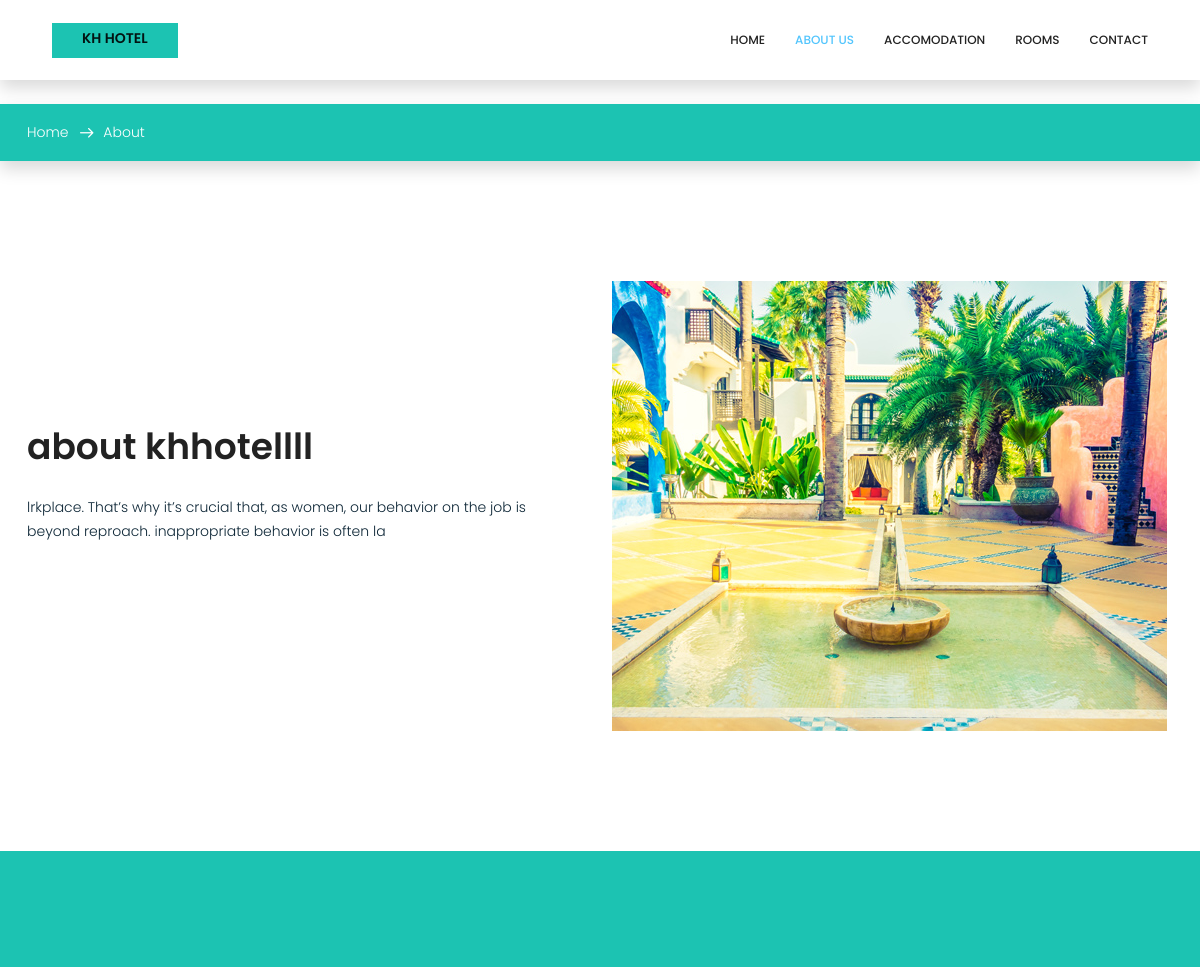
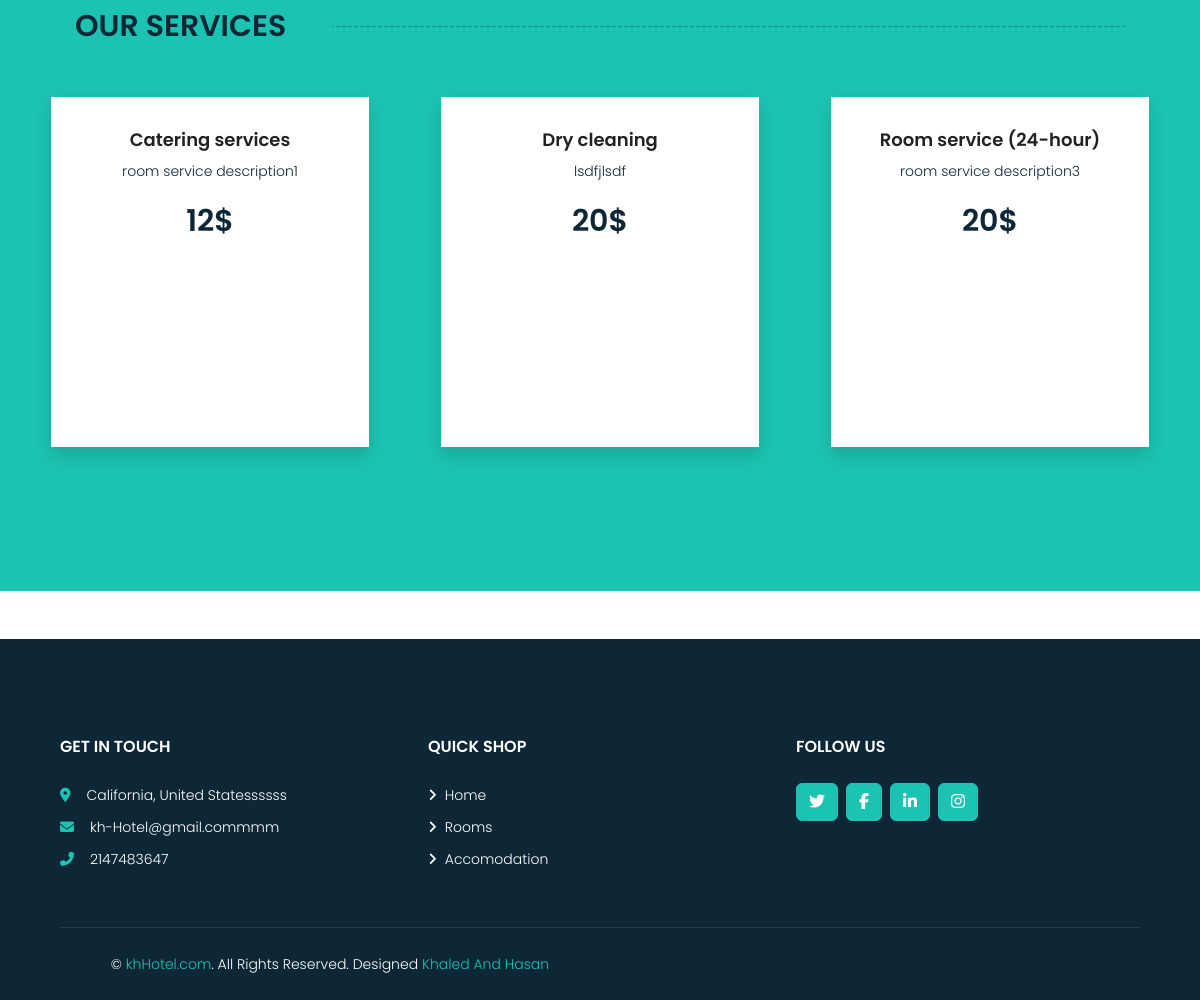
The page /hotel/about.php on the database its author committed (2 pictures, top to bottom).
### tables this page shows
CREATE TABLE `aboutus` (
  `about_id` int(10) UNSIGNED NOT NULL,
  `about_image` varchar(255) NOT NULL,
  `about_title` varchar(255) NOT NULL,
  `about_description` varchar(255) NOT NULL
);

CREATE TABLE `services` (
  `service_id` int(10) UNSIGNED NOT NULL,
  `room_id` int(10) UNSIGNED NOT NULL,
  `service_name` varchar(255) NOT NULL,
  `service_description` varchar(255) NOT NULL,
  `service_price` int(11) NOT NULL
);

CREATE TABLE `footer` (
  `footer_id` int(10) UNSIGNED NOT NULL,
  `address` varchar(255) NOT NULL,
  `email` varchar(255) NOT NULL,
  `phone_number` int(25) NOT NULL
);

### hotel/about.php (the view, shortened to what this page needs)
<?php
require('common/header.php');
?>
<?php
require('../connect.php');
$sql_about = "SELECT * from aboutus";
$result_about = $conn->query($sql_about);
$about = $result_about->fetch_assoc();
$sql_services = "SELECT * from services";
$result_services = $conn->query($sql_services);
$services = $result_services->fetch_all(MYSQLI_ASSOC);
$sql_footer = "SELECT * from footer";
$result_footer = $conn->query($sql_footer);
$footer = $result_footer->fetch_all(MYSQLI_ASSOC);
?>
<body>
    <?php require('common/navbar.php'); ?>
    <section class="breadcrumb_area mt-4 shadow">
        <div class="container">
            <ol class="breadcrumb mt-3">
                <li><a href="index.php">Home</a></li>
                <li class="active">About</li>
            </ol>
        </div>
    </section>
    <section class="about_history_area section_gap">
        <div class="container">
            <div class="row">
                <div class="col-md-6 d_flex align-items-center">
                    <div class="about_content ">
                        <h2 class="title title_color"><?php echo $about['about_title'] ?></h2>
                        <p><?php echo $about['about_description'] ?></p>
                    </div>
                </div>
                <div class="col-md-6">
                    <img class="img-fluid" src="../img/about/<?php echo $about['about_image'] ?>" alt="img">
                </div>
            </div>
        </div>
    </section>
    <section class="testimonial_area section_gap mb-4" style="background-color: #1cc3b2;">
        <div class="container">
            <h2 class="section-title position-relative text-uppercase mx-xl-5 mb-4">
                <span class="pr-3">Our Services</span>
                <hr>
            </h2>
            <div id="testimonialCarousel" class="carousel slide" data-bs-ride="carousel">
                <div class="carousel-inner">
                    <?php
                    $serviceChunks = array_chunk($services, 3);
                    foreach ($serviceChunks as $k => $serviceChunk) { ?>
                        <div class="carousel-item <?php echo $k === 0 ? 'active' : ''; ?> ">
                            <div class="row">
                                <?php foreach ($serviceChunk as $ser) { ?>
                                    <div class="col-lg-4 ">
                                        <div class="media testimonial_item">
                                            <div class="media-body shadow m-4 p-4 bg-white text-center" style="min-height: 350px;">
                                                <h4 class="sec_h4"><?php echo $ser['service_name'] ?></h4>
                                                <p><?php echo $ser['service_description'] ?></p>
                                                <h2><?php echo $ser['service_price'] ?>$</h2>
                                            </div>
                                        </div>
                                    </div>
                                <?php } ?>
                            </div>
                        </div>
                    <?php } ?>
                </div>
                <button class="carousel-control-prev" style="color: white;" type="button" data-bs-target="#testimonialCarousel" data-bs-slide="prev">
                    <span class="carousel-control-prev-icon" aria-hidden="true"></span>
                </button>
                <button class="carousel-control-next" style="color: white;" type="button" data-bs-target="#testimonialCarousel" data-bs-slide="next">
                    <span class="carousel-control-next-icon" aria-hidden="true"></span>
                </button>
            </div>
        </div>
    </section>
    <?php require('common/footer.php'); ?>
</body>
</html>

### hotel/common/footer.php
<div class="container-fluid  mt-5 pt-5" style="background-color: #0e2737;">
    <div class="row px-xl-5 pt-5">
        <div class="col-lg-4 col-md-12 mb-5 pr-3 pr-xl-5" style="color: white !important;">
            <h5 class=" text-uppercase mb-4">Get In Touch</h5>
            <p class="mb-2"><i class="fa fa-map-marker-alt text-primary mr-3"></i><?php echo $footer[0]['address'] ?></p>
            <p class="mb-2"><i class="fa fa-envelope text-primary mr-3"></i><?php echo $footer[0]['email'] ?></p>
            <p class="mb-0"><i class="fa fa-phone-alt text-primary mr-3"></i><?php echo $footer[0]['phone_number'] ?></p>
        </div>
        <div class="col-lg-4 col-md-4 mb-5" style="color: white !important;">
            <h5 class="text-white text-uppercase mb-4">Quick Shop</h5>
            <div class="d-flex flex-column justify-content-start">
                <a class="text-white mb-2" href="index.php"><i class="fa fa-angle-right mr-2"></i>Home</a>
                <a class="text-white mb-2" href="rooms.php"><i class="fa fa-angle-right mr-2"></i>Rooms</a>
                <a class="text-white mb-2" href="accomodation.php"><i class="fa fa-angle-right mr-2"></i>Accomodation</a>
            </div>
        </div>
        <div class="col-lg-4 col-md-4 mb-5 " style="color: white !important;">
            <h5 class="text-white text-uppercase mb-4">Follow Us</h5>
            <div class="d-flex align-items-right">
                <a class="btn btn-primary btn-square mr-2 text-right" href="#"><i class="fab fa-twitter"></i></a>
                <a class="btn btn-primary btn-square mr-2 text-right" href="#"><i class="fab fa-facebook-f"></i></a>
                <a class="btn btn-primary btn-square mr-2 text-right" href="#"><i class="fab fa-linkedin-in"></i></a>
                <a class="btn btn-primary btn-square text-right" href="#"><i class="fab fa-instagram"></i></a>
            </div>
        </div>
    </div>
    <div class="row border-top mx-xl-5 py-4" style="border-color: rgba(256, 256, 256, .1) !important;">
        <div class="col-md-6 px-xl-0">
            <p class="mb-md-0 text-center text-md-left text-white">
                &copy; <a class="text-primary" href="#">khHotel.com</a>. All Rights Reserved. Designed
                <span class="text-primary">Khaled And Hasan</span>
            </p>
        </div>
    </div>
</div>

### hotel/css/style.css (style rules this page uses)
a { text-decoration: none; -webkit-transition: all 0.3s ease-in-out; -o-transition: all 0.3s ease-in-out; transition: all 0.3s ease-in-out; }
body { line-height: 24px; font-size: 14px; font-family: "Poppins", sans-serif; font-weight: 300; color: #0e2737; }
section { background: #fff; }
h1, h2, h3, h4, h5, h6 { font-family: "Poppins", sans-serif; font-weight: 600; }
@media (min-width: 1200px) { .container { max-width: 1170px; } }
.section_gap { padding: 120px 0; }
.d_flex { display: -webkit-box; display: -ms-flexbox; display: flex; }
.title_color { color: #222222; }
.title { font-size: 36px; line-height: 45px; font-weight: 600; }
.section-title { display: flex; align-items: center; }
.section-title span { margin-right: 1em; }
.section-title hr { flex: 1; border: none; height: 1px; background: linear-gradient(to right, #000 30%, transparent 30%, transparent 70%, #000 70%, #000); background-size: 6px 1px; }
.breadcrumb_area { position: relative; background: #1cc3b2; z-index: 1; overflow: hidden; }
.breadcrumb { text-align: center; background: transparent; padding: 0px; display: inline-block; }
.breadcrumb li { display: inline-block; color: #fff; }
.breadcrumb li a { color: #fff; }
.breadcrumb li+li:before { content: "\e87a"; font-family: 'Linearicons-Free'; font-size: 14px; font-weight: 600; vertical-align: middle; margin: 0px 10px 0px 7px; }
.sec_h4 { font-size: 18px; line-height: 38px; font-weight: 600; color: #222222; margin-bottom: 0px; }
.about_content { padding-right: 60px; }
.about_content p { padding: 18px 0px 30px; }
.testimonial_area { background: #f9f9ff; }
h2 { font-size: 30px; }
h4 { font-size: 18px; }
h5 { font-size: 16px; }
h1, h2, h3, h4, h5, h6 { line-height: 1.5em; }

### rows shown on the page
aboutus: about_title "about khhotellll", about_description "lrkplace. That’s why it’s crucial that, as women, our behavior on the job is beyond reproach. inappropriate behavior is often la", about_image (picture)
services: service_name "Catering services", service_description "room service description1", service_price "12"
services: service_name "Dry cleaning", service_description "lsdfjlsdf", service_price "20"
services: service_name "Room service (24-hour)", service_description "room service description3", service_price "20"
footer: address "California, United Statessssss", email "kh-Hotel@gmail.commmm", phone_number "2147483647"
